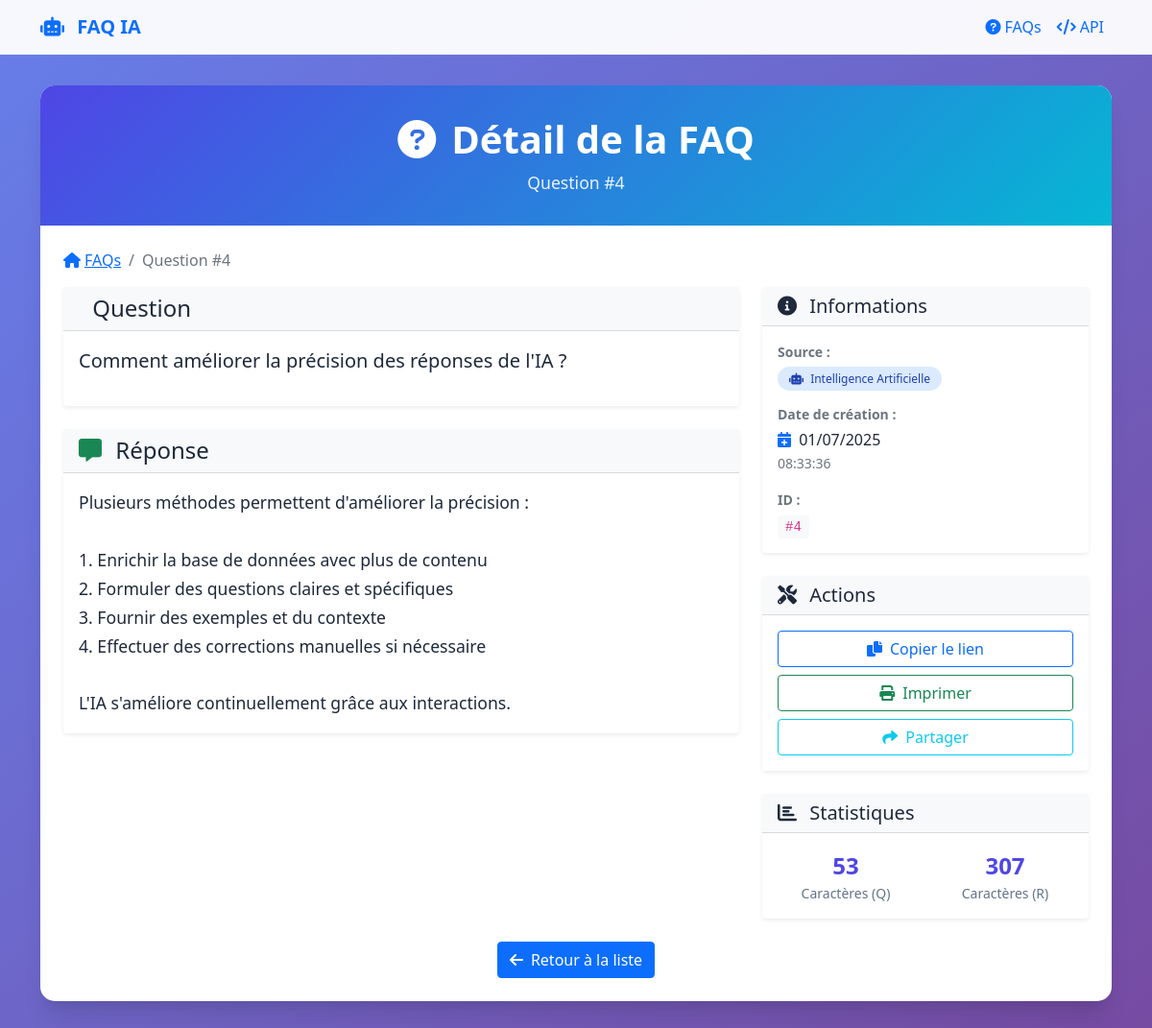
Page /faq/4 on the committed database.
### models/__init__.py (models this page shows)
class FAQ(db.Model):
    id = db.Column(db.Integer, primary_key=True)
    question = db.Column(db.Text, nullable=False)
    answer = db.Column(db.Text, nullable=False)
    source = db.Column(db.String(20), nullable=False)  # 'manuel' ou 'ia'
    created_at = db.Column(db.DateTime, server_default=db.func.now())
    updated_at = db.Column(db.DateTime, onupdate=db.func.now())

### view/faq.py (the view)
@faq_bp.route('/faq/<int:faq_id>', methods=['GET'])
def faq_detail(faq_id):
    faq = FAQ.query.get_or_404(faq_id)
    return render_template('faq_detail.html', faq=faq)

### app.py (called while the page is built)
@app.template_filter('nl2br')
def nl2br_filter(text):
    if text is None:
        return ''
    return text.replace('\n', '<br>\n')

### templates/faq_detail.html (shortened to what this page needs)
{% extends "base.html" %}
{% block content %}
<div class="content-card">
    <div class="page-header">
        <h1><i class="fas fa-question-circle me-3"></i>Détail de la FAQ</h1>
        <p>Question #{{ faq.id }}</p>
    </div>
    <div class="p-4">
        <nav aria-label="breadcrumb">
            <ol class="breadcrumb">
                <li class="breadcrumb-item">
                    <a href="{{ url_for('faq.faq_list') }}">
                        <i class="fas fa-home me-1"></i>FAQs
                    </a>
                </li>
                <li class="breadcrumb-item active">Question #{{ faq.id }}</li>
            </ol>
        </nav>
        <div class="row">
            <div class="col-lg-8">
                <div class="card border-0 shadow-sm">
                    <div class="card-header bg-light">
                        <h2 class="h4 mb-0">
                            Question
                        </h2>
                    </div>
                    <div class="card-body">
                        <p class="lead">{{ faq.question }}</p>
                    </div>
                </div>
                <div class="card border-0 shadow-sm mt-4">
                    <div class="card-header bg-light">
                        <h2 class="h4 mb-0">
                            <i class="fas fa-comment-alt text-success me-2"></i>
                            Réponse
                        </h2>
                    </div>
                    <div class="card-body">
                        <div class="answer-content">
                            {{ faq.answer|nl2br|safe }}
                        </div>
                    </div>
                </div>
            </div>
            <div class="col-lg-4">
                <div class="card border-0 shadow-sm">
                    <div class="card-header bg-light">
                        <h3 class="h5 mb-0">
                            <i class="fas fa-info-circle me-2"></i>
                            Informations
                        </h3>
                    </div>
                    <div class="card-body">
                        <div class="info-item mb-3">
                            <label class="fw-bold text-muted">Source :</label>
                            <div>
                                <span class="source-badge {{ 'source-ia' if faq.source == 'ia' else 'source-manual' }}">
                                    <i class="fas {{ 'fa-robot' if faq.source == 'ia' else 'fa-user' }} me-1"></i>
                                    {{ 'Intelligence Artificielle' if faq.source == 'ia' else 'Ajout Manuel' }}
                                </span>
                            </div>
                        </div>
                        {% if faq.created_at %}
                        <div class="info-item mb-3">
                            <label class="fw-bold text-muted">Date de création :</label>
                            <div>
                                <i class="fas fa-calendar-plus text-primary me-1"></i>
                                {{ faq.created_at.strftime('%d/%m/%Y') }}
                                <br>
                                <small class="text-muted">{{ faq.created_at.strftime('%H:%M:%S') }}</small>
                            </div>
                        </div>
                        {% endif %}
                        <div class="info-item">
                            <label class="fw-bold text-muted">ID :</label>
                            <div>
                                <code class="bg-light px-2 py-1 rounded">#{{ faq.id }}</code>
                            </div>
                        </div>
                    </div>
                </div>
                <div class="card border-0 shadow-sm mt-4">
                    <div class="card-header bg-light">
                        <h3 class="h5 mb-0">
                            <i class="fas fa-tools me-2"></i>
                            Actions
                        </h3>
                    </div>
                    <div class="card-body">
                        <div class="d-grid gap-2">
                            <button class="btn btn-outline-primary" onclick="copyToClipboard()">
                                <i class="fas fa-copy me-2"></i>Copier le lien
                            </button>
                            <button class="btn btn-outline-success" onclick="printFAQ()">
                                <i class="fas fa-print me-2"></i>Imprimer
                            </button>
                            <button class="btn btn-outline-info" onclick="shareFAQ()">
                                <i class="fas fa-share me-2"></i>Partager
                            </button>
                        </div>
                    </div>
                </div>
                <div class="card border-0 shadow-sm mt-4">
                    <div class="card-header bg-light">
                        <h3 class="h5 mb-0">
                            <i class="fas fa-chart-bar me-2"></i>
                            Statistiques
                        </h3>
                    </div>
                    <div class="card-body text-center">
                        <div class="row">
                            <div class="col-6">
                                <div class="stat-number">{{ faq.question|length }}</div>
                                <div class="stat-label">Caractères (Q)</div>
                            </div>
                            <div class="col-6">
                                <div class="stat-number">{{ faq.answer|length }}</div>
                                <div class="stat-label">Caractères (R)</div>
                            </div>
                        </div>
                    </div>
                </div>
            </div>
        </div>
        <div class="mt-4 text-center">
            <a href="{{ url_for('faq.faq_list') }}" class="btn btn-primary">
                <i class="fas fa-arrow-left me-2"></i>Retour à la liste
            </a>
        </div>
    </div>
</div>
{% endblock %}

### templates/base.html (style rules this page uses)
:root { --primary-color: #4f46e5; --secondary-color: #f8fafc; --accent-color: #06b6d4; --text-dark: #1e293b; --border-color: #e2e8f0; }
body { font-family: 'Segoe UI', Tahoma, Geneva, Verdana, sans-serif; background: linear-gradient(135deg, #667eea 0%, #764ba2 100%); min-height: 100vh; color: var(--text-dark); }
.content-card { background: white; border-radius: 15px; box-shadow: 0 20px 25px -5px rgba(0, 0, 0, 0.1), 0 10px 10px -5px rgba(0, 0, 0, 0.04); border: none; overflow: hidden; }
.page-header { background: linear-gradient(135deg, var(--primary-color) 0%, var(--accent-color) 100%); color: white; padding: 2rem; text-align: center; }
.page-header h1 { margin: 0; font-weight: 600; font-size: 2.5rem; }
.page-header p { margin: 0.5rem 0 0 0; opacity: 0.9; font-size: 1.1rem; }
.source-badge { font-size: 0.75rem; padding: 0.25rem 0.75rem; border-radius: 50px; font-weight: 500; }
.source-ia { background: #dbeafe; color: #1e40af; }
.stat-number { font-size: 1.5rem; font-weight: bold; color: var(--primary-color); }
.stat-label { font-size: 0.875rem; color: #64748b; }

### templates/faq_detail.html (style rules this page uses)
.info-item label { display: block; font-size: 0.875rem; margin-bottom: 0.25rem; }
.answer-content { line-height: 1.7; font-size: 1.1rem; }

### rows in the picture
FAQ: id "4", question "Comment améliorer la précision des réponses de l'IA ?", answer "Plusieurs méthodes permettent d'améliorer la précision : 1. Enrichir la base de données avec plus de contenu 2. Formuler des questions claires et spécifiques 3. Fournir des exemples et du contexte 4. Effectuer des corrections manuelles si nécessaire L'IA s'améliore continuellement grâce aux interactions.", source "Intelligence Artificielle", created_at "01/07/2025", created_at "08:33:36"

### other values in the picture
{{ faq.question|length }} "53"
{{ faq.answer|length }} "307"
